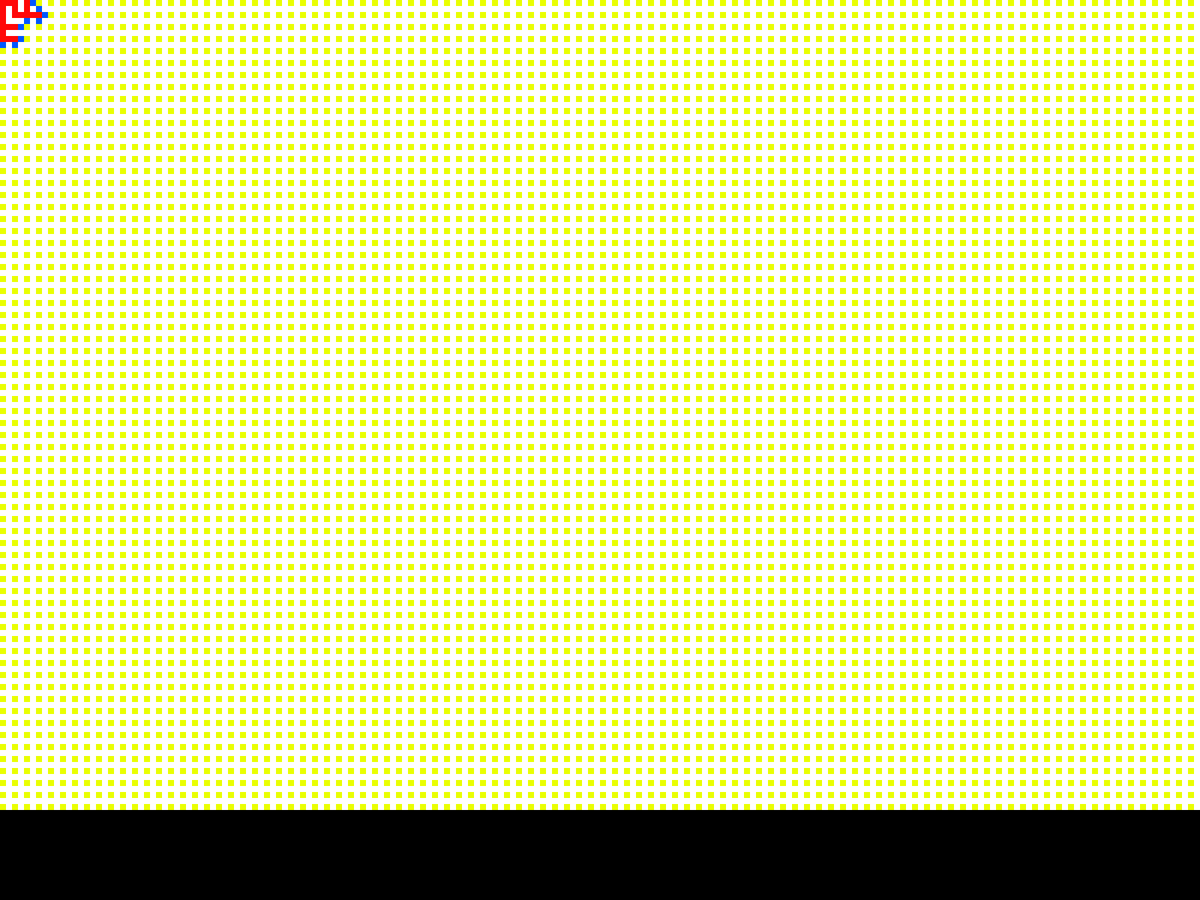
Frame 1 (no input)
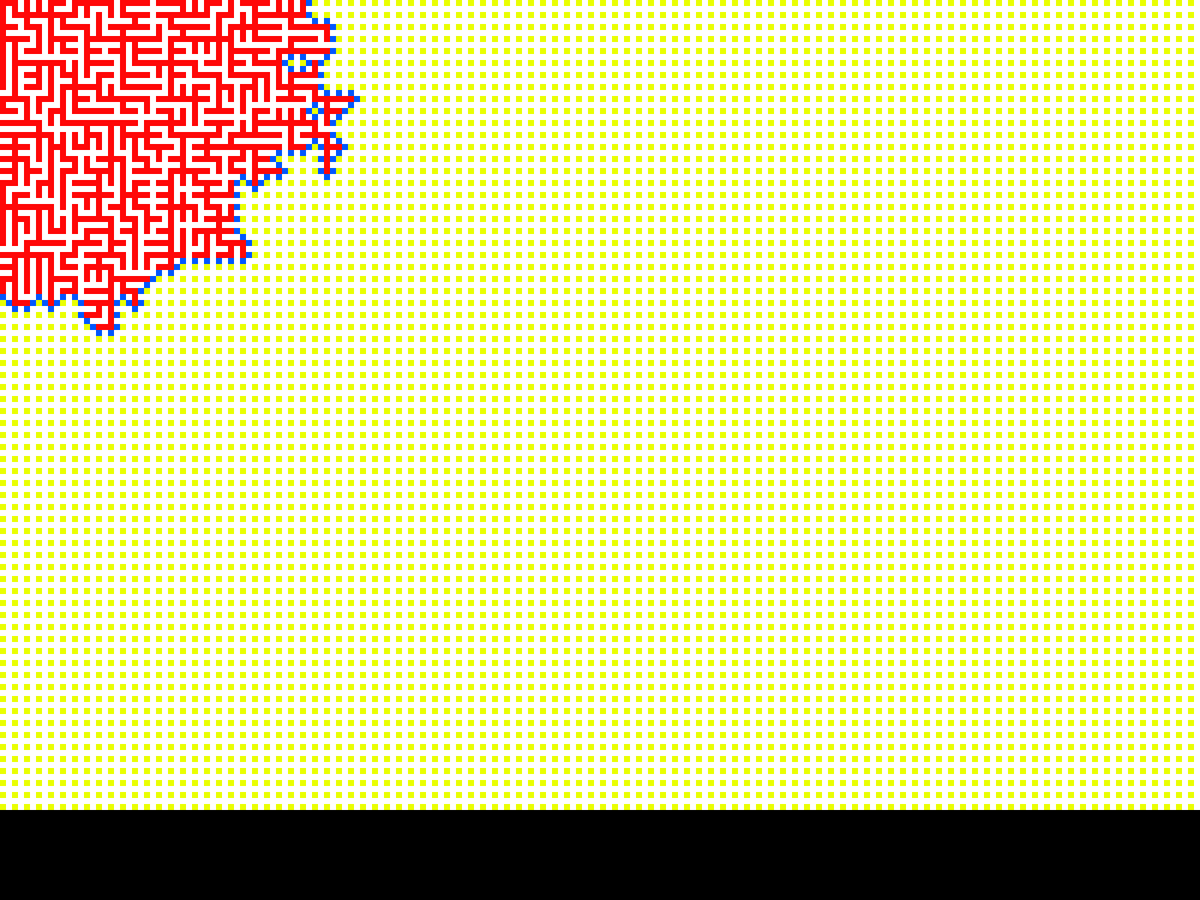
Frame 60 (the mouse pressed at the canvas centre just before this capture)
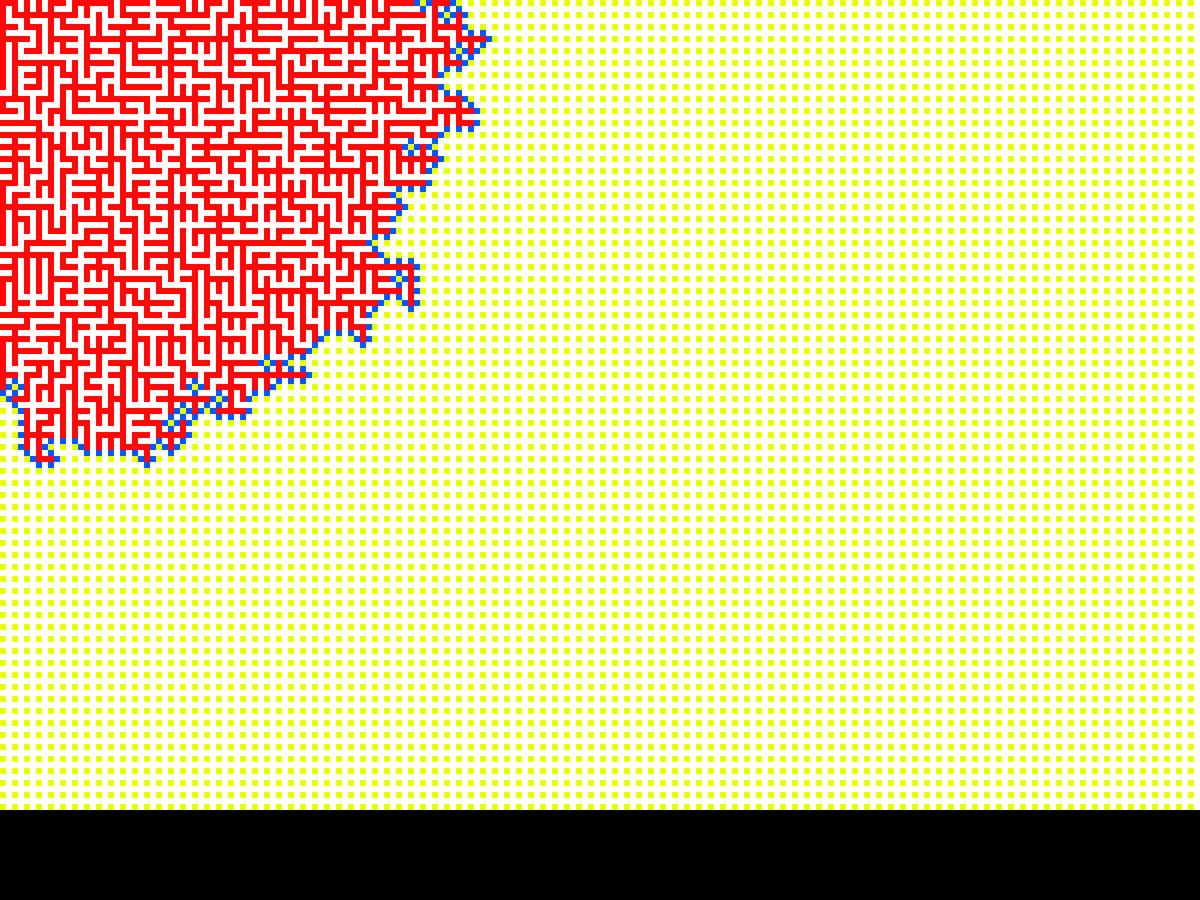
Frame 120 (the mouse held since frame 60 and released just before this capture)

The Processing sketch that drew these frames (run headless with seeded random() and noise(); from frame 60 on, the mouse is pressed at the canvas centre):

// Processing sketch: maze_nature
// ── maze_nature.pde
int w =  8;
int h = 8;
int wid = 1912 / w;
int hei = 1080 / h;
int rate = 10;

int WHITE = 0;
int YELLOW = 1;
int BLUE = 2;
int RED = 3;
int RESULT = 4;

int white = #FFFFFF;
int yellow = #E9FF00;
int blue = #0057FF;
int red = #FF0808;
int resultColor = #FA6E03;

int[][] array = new int[wid][hei];
ArrayList<Point> gaps = new ArrayList<Point>();
boolean success = false;

void initArray() {
  for (int i = 0; i < wid; ++i) {
    for (int j = 0; j < hei; ++j) {
      if (i % 2 == 0 && j % 2 == 0) {
        array[i][j] = YELLOW;  // yellow
      }
      else {
        array[i][j] = WHITE;  // white
      }
    }
  }
  array[1][0] = BLUE;
  array[0][1] = BLUE;
  gaps.add(new Point(1, 0));
  gaps.add(new Point(0, 1));
  array[0][0] = RED;
}

void nextStep() {
  if (success) return;
  if (gaps.size() == 0) {
    success = true;
    return;
  }

  // select yellow to red
  int num = (int)random(0, gaps.size());
  Point p = gaps.get(num);
  setRed(p);
}

void setRed(Point p) {
  Point pL = new Point(p.x-1, p.y);
  Point pR = new Point(p.x+1, p.y);
  Point pU = new Point(p.x, p.y-1);
  Point pD = new Point(p.x, p.y+1);
  array[p.x][p.y] = RED;
  throwe(p.x, p.y);
  if (valid(pL) && isRed(pL)) {
    array[p.x+1][p.y] = RED;
    setB1(new Point(p.x+1, p.y));
  }
  else if (valid(pR) && isRed(pR)) {
    array[p.x-1][p.y] = RED;
    setB1(new Point(p.x-1, p.y));
  }
  else if (valid(pU) && isRed(pU)) {
    array[p.x][p.y+1] = RED;
    setB1(new Point(p.x, p.y+1));
  }
  else if (valid(pD) && isRed(pD)) {
    array[p.x][p.y-1] = RED;
    setB1(new Point(p.x, p.y-1));
  }
}

void setB1(Point p) {
  Point pL = new Point(p.x-1, p.y);
  Point pR = new Point(p.x+1, p.y);
  Point pU = new Point(p.x, p.y-1);
  Point pD = new Point(p.x, p.y+1);
  setB2(pL);
  setB2(pR);
  setB2(pU);
  setB2(pD);
}

void setB2(Point p) {
  if (!valid(p)) return;
  if (array[p.x][p.y] == RED) return;
  if (array[p.x][p.y] == BLUE) {
    array[p.x][p.y] = WHITE;
    throwe(p.x, p.y);
  }
  else {
    array[p.x][p.y] = BLUE;
    gaps.add(new Point(p.x, p.y));
  }
}

void throwe(int x, int y) {
  int size = gaps.size();
  for (int i = 0; i < size; ++i){
    Point p = gaps.get(i);
    if (p.x == x && p.y == y) {
      gaps.remove(i);
      break;
    }
  }
}

boolean isRed(Point p) {
  return array[p.x][p.y] == RED;
}

boolean notRed(Point p) {
  return array[p.x][p.y] != RED;
}

boolean valid(Point p) {
  if (p.x < 0 || p.x >= wid) return false;
  if (p.y < 0 || p.y >= hei) return false;
  return true;
}

void update() {
  for (int i = 0; i < wid; ++i){
    for (int j = 0; j < hei; ++j){
      if (array[i][j] == WHITE) fill(white);
      else if (array[i][j] == YELLOW) fill(yellow);
      else if (array[i][j] == BLUE) fill(blue);
      else if (array[i][j] == RED) fill(red);
      else if (array[i][j] == RESULT) fill(resultColor);
      rect(i*w, j*h, w, h);
    }
  }
}

boolean next = false;
boolean released = false;
void keyPressed() {
  gaps.clear();
  initArray();
}

void clearScreen() {
  fill(255);
  rect(0, 0, 1920, 1080);
  background(0);
}

void setup(){
  background(0);
  fullScreen();
  noStroke();
  initArray();
}

void draw(){
  clearScreen();
  for (int i =  0; i < rate; ++i) {
    nextStep();
  }
  update();
}
// ── Point.pde
class Point {
  int x;
  int y;
  Point(int _x, int _y) {
    x = _x;
    y = _y;
  }
  Point(Point p){
    x = p.x;
    y = p.y;
  }
  void set(int _x, int _y) {
    x = _x;
    y = _y;
  }
  boolean equal(Point p) {
    return x == p.x && y == p.y;
  }
};
